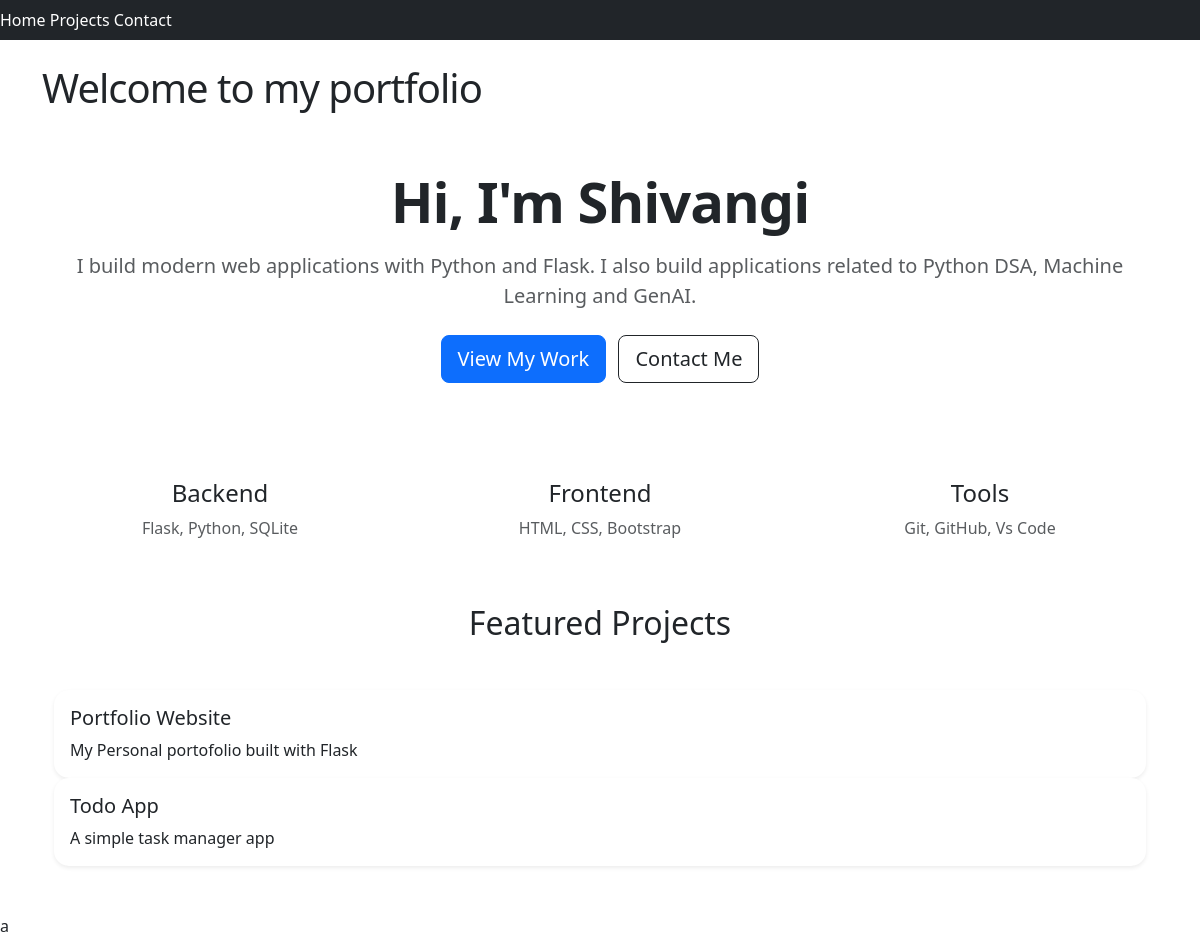
Before: / with the older database file.
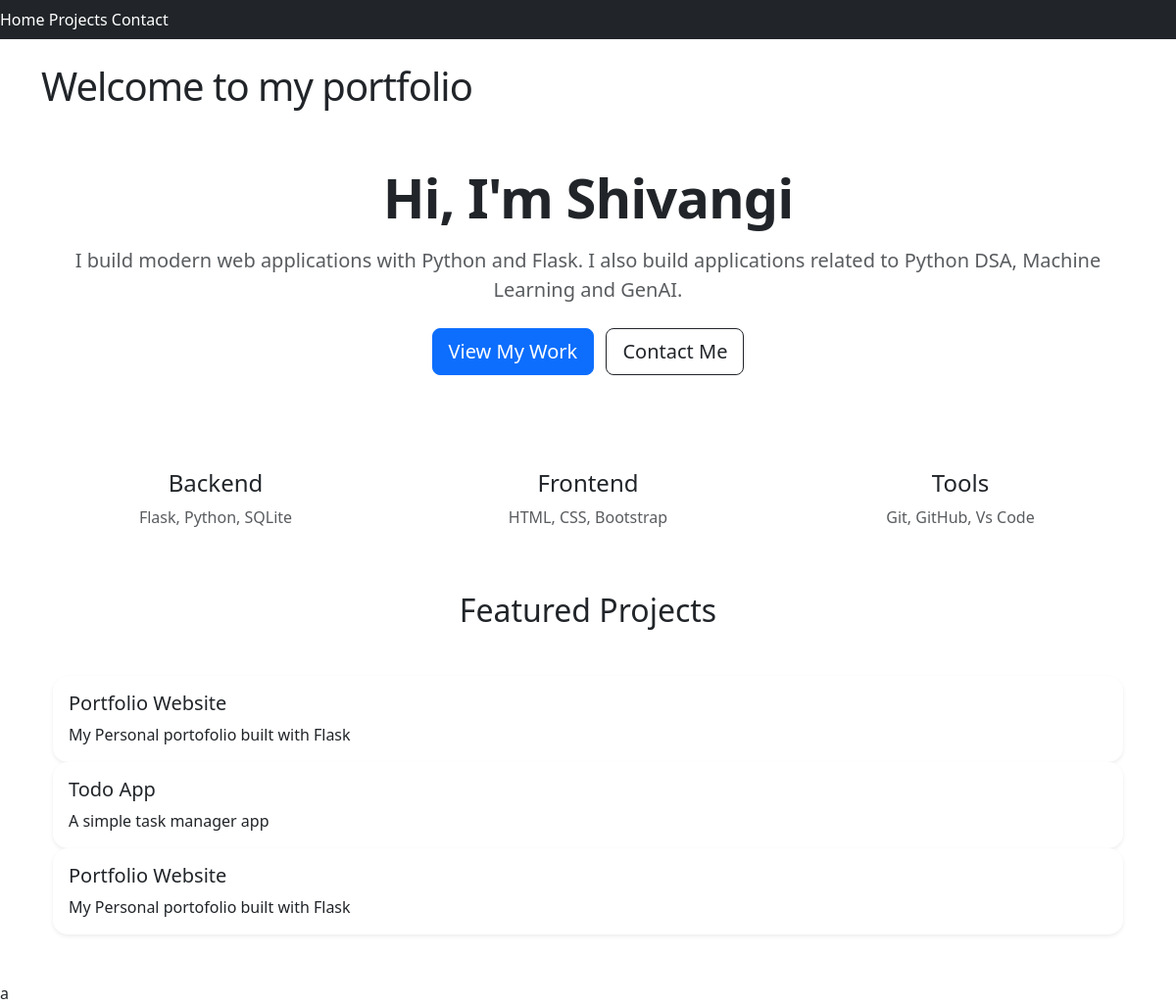
After: the same page with the newer database file.
### tables this page shows
CREATE TABLE projects (
               id INTEGER PRIMARY KEY AUTOINCREMENT,
               title TEXT,
               description TEXT,
               link TEXT, image TEXT);

### app.py (the view)
@app.route("/")
def home():
    projects = get_projects()
    return render_template("index.html", projects = projects)

### app.py (called while the page is built)
def get_projects():
    conn = sqlite3.connect("database.db")
    conn.row_factory = sqlite3.Row
    cursor = conn.cursor()
    cursor.execute("Select* from projects")
    projects = cursor.fetchall()
    conn.close()
    return projects

### templates/index.html
{% extends "layout.html" %}
{% block content %}
<h1>Welcome to my portfolio</h1>
<div class = "text-center py-5">
    <h1 class = "display-4 fw-bold" data-aos="fade-up">Hi, I'm Shivangi</h1>
    <p class = "lead text-muted mt-3" data-aos="fade-up" data-aos-delay="200">
        I build modern web applications with Python and Flask. I also build applications related to Python DSA, Machine Learning and GenAI.
    </p>
    <div class="mt-4" data-aos="fade-up" data-aos-delay="400">
    <a href="/projects" class="btn btn-primary btn-lg me-2">View My Work</a>
    <a href="/contact" class="btn btn-outline-dark btn-lg">Contact Me</a>
  </div>
</div>
<div class="row text-center mt-5">
    <div class="col-md-4" data-aos="zoom-in">
        <h4>Backend</h4>
        <p class="text-muted">Flask, Python, SQLite</p>
    </div>
    <div class ="col-md-4" data-aos = "zoom-in" data-aos-delay="200">
        <h4>Frontend</h4>
        <p class="text-muted">HTML, CSS, Bootstrap</p>
    </div>
    <div class="col-md-4" data-aos ="zoom-in" data-aos-delay="400">
        <h4>Tools</h4>
        <p class = "text-muted">Git, GitHub, Vs Code</p>
    </div>
</div>
<div class="mt-5">
    <h2 class="text-center mb-5" data-aos="fade-up">Featured Projects</h2>
<div class="container pb-5">
<div class = "row">
{% for project in projects[:3] %}
<div class = "col-mb-5" data-aos="fade-up">
    <div class = "card shadow-sm">
        <div class = "card-body">
            <h5 class = "card-title">{{ project["title"] }}</h5>
            <p class="card-text">{{ project["description"] }}</p>
        </div>
    </div>
</div>
{% endfor %}
</div>
</div>
</div>
{% endblock %}

### templates/layout.html (shortened to what this page needs)
<!DOCTYPE html>
<html>
    <head>
        <link href = "https://cdn.jsdelivr.net/npm/bootstrap@5.3.0/dist/css/bootstrap.min.css" rel="stylesheet">
        <link href = "https://cdn.jsdelivr.net/npm/aos@2.3.4/dist/aos.css" rel = "stylesheet">
        <link rel="stylesheet" href="{{ url_for('static', filename='css/style.css') }}">
    </head>
    <body>
        <nav class = "navbar navbar-expand-lg navbar-dark bg-dark">
            <div>
                <a class = "nav-link d-inline text-white" href = "/">Home</a>
                <a class = "nav-link d-inline text-white" href = "/projects">Projects</a>
                <a class = "nav-link d-inline text-white" href = "/contact">Contact</a>
            </div>
        </nav>
        <div class = "container mt-4">
        {% block content %}{% endblock %}
        </div>
    </body>
</html> a

### static/css/style.css (style rules this page uses)
body { font-family:'Segoe UI', sans-serif; }
h1 { letter-spacing: -1px; }
.card { border:none; border-radius: 15px; transition: transform 0.2s ease, box-shadow 0.2s ease; }

Changed rows visible on the page:
added projects: title "Portfolio Website", description "My Personal portofolio built with Flask"
